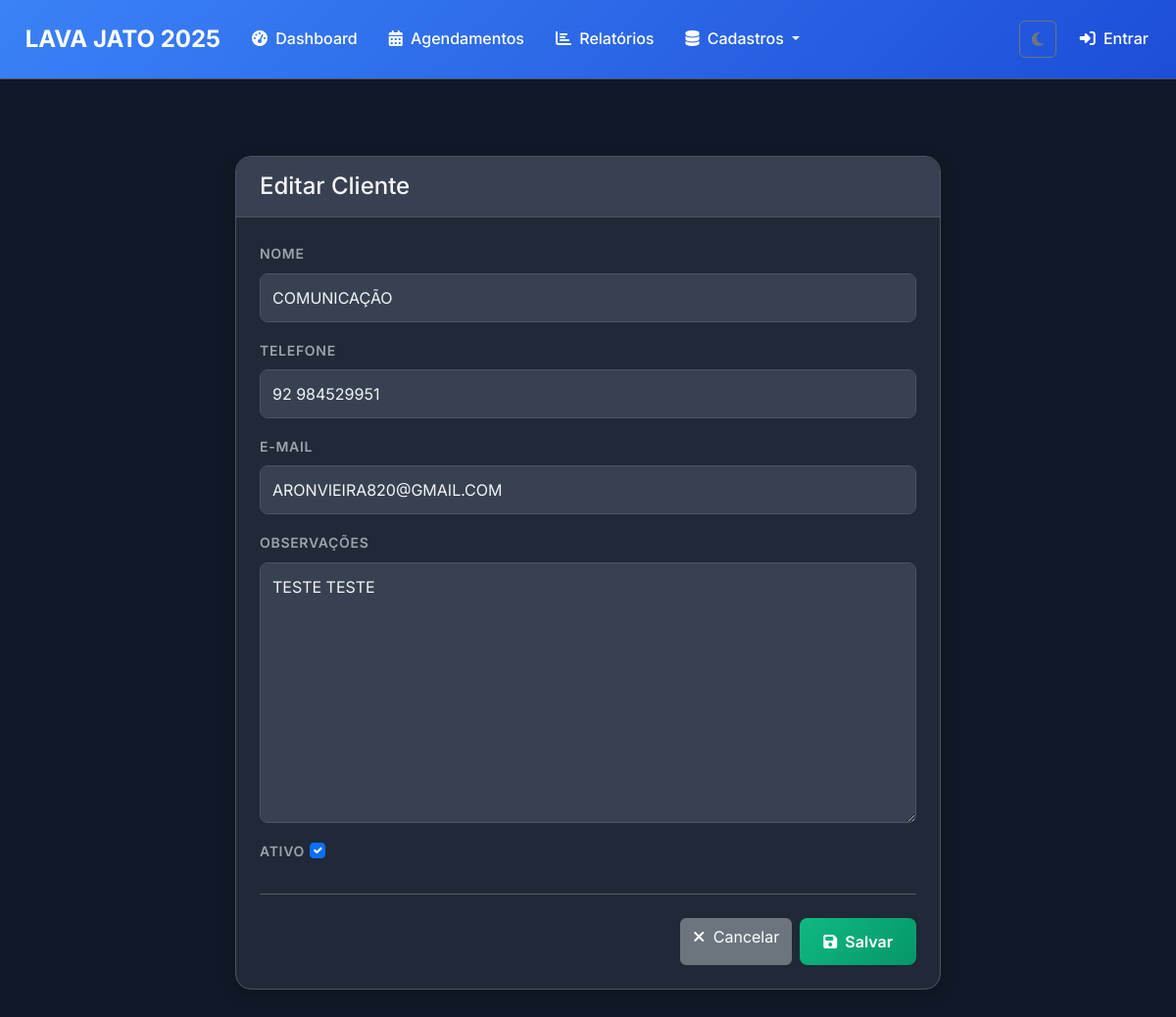
/clientes/5/edit/, run on the app's committed database.
### clientes/models.py (models this page shows, shortened)
class Cliente(models.Model):
    nome = models.CharField('Nome', max_length=200)
    telefone = models.CharField('Telefone', max_length=20, blank=True)
    email = models.EmailField('E-mail', blank=True)
    observacoes = models.TextField('Observações', blank=True)
    ativo = models.BooleanField('Ativo', default=True)
    class Meta:
        verbose_name = 'Cliente'
        verbose_name_plural = 'Clientes'
        ordering = ['nome']

### clientes/views.py (the view)
# urls.py: path("clientes/<int:pk>/edit/", views.cliente_update, name="cliente_update"),
def cliente_update(request, pk):
    cliente = get_object_or_404(Cliente, pk=pk)
    if request.method == 'POST':
        form = ClienteForm(request.POST, instance=cliente)
        if form.is_valid():
            form.save()
            messages.success(request, 'Cliente atualizado com sucesso!')
            return redirect('cliente_list')
    else:
        form = ClienteForm(instance=cliente)
    return render(request, 'clientes/cliente_form.html', {'form': form, 'action': 'Editar Cliente'})

### clientes/forms.py
class ClienteForm(FormStyleMixin, forms.ModelForm):
    class Meta:
        model = Cliente
        fields = '__all__'

### templates/clientes/cliente_form.html (shortened to what this page needs)
{% extends 'base/base.html' %}
{% load static %}
{% block content %}
<div class="container mt-5">
    <div class="row justify-content-center">
        <div class="col-lg-8">
            <div class="card-custom">
                <div class="card-header-custom">
                    <h4 class="mb-0">{{ action }}</h4>
                </div>
                <div class="card-body">
                    <form method="post" novalidate>
                        {% for field in form %}
                            <div class="mb-3">
                                <label for="{{ field.id_for_label }}" class="form-label">{{ field.label }}</label>
                                {{ field }}
                            </div>
                        {% endfor %}
                        <hr class="my-4">
                        <div class="d-flex justify-content-end">
                            <a href="{% url 'cliente_list' %}" class="btn btn-secondary me-2">
                                <i class="fas fa-times me-1"></i>
                                Cancelar
                            </a>
                            <button type="submit" class="btn btn-success-custom">
                                <i class="fas fa-save me-1"></i>
                                Salvar
                            </button>
                        </div>
                    </form>
                </div>
            </div>
        </div>
    </div>
</div>
{% endblock %}

### static/css/base.css (style rules this page uses)
:root { --color-scheme: dark; --primary-color: #3b82f6; --primary-dark: #1d4ed8; --success-color: #10b981; --success-dark: #059669; --warning-color: #f59e0b; --danger-color: #ef4444; --info-color: #3b82f6; --purple-color: #8b5cf6; --gray-color: #6b7280; --background-color: #111827; --card-bg: #1f2937; --card-header-bg: #374151; --input-bg: #374151; --input-focus-bg: #4b5563; --hover-bg: #374151; --text-light: #f3f4f6; --text-muted: #9ca3af; --text-placeholder: #6b7280; --text-white: #ffffff; --border-color: #4b5563; --border-focus-color: #3b82f6; --campo-texto-bg: #4b5563; }
* { margin: 0; padding: 0; box-sizing: border-box; }
body { font-family: 'Inter', sans-serif; background-color: var(--background-color); color: var(--text-light); line-height: 1.6; transition: background-color 0.3s ease, color 0.3s ease; }
h1, h2, h3, h4, h5, h6 { color: var(--text-light); }

### static/css/components.css (style rules this page uses)
.card-custom { margin-top: 30px; background-color: var(--card-bg); border: 1px solid var(--border-color); border-radius: 1rem; padding: 1.5rem; margin-bottom: 2rem; box-shadow: 0 4px 15px rgba(0, 0, 0, 0.2); }
.card-header-custom { background-color: var(--card-header-bg); color: var(--text-light); border-bottom: 1px solid var(--border-color); padding: 1rem 1.5rem; border-radius: 1rem 1rem 0 0; margin: -1.5rem -1.5rem 1.5rem -1.5rem; font-weight: 600; }
.form-label { color: var(--text-muted); font-weight: 600; font-size: 0.875rem; text-transform: uppercase; letter-spacing: 0.05em; }
.form-control, .form-select { background-color: var(--input-bg) !important; border: 1px solid var(--border-color); color: var(--text-light); border-radius: 0.5rem; padding: 0.75rem; transition: all 0.3s ease; }
.form-control::placeholder { color: var(--text-placeholder); }
textarea.form-control { width: 100% !important; max-width: 100%; min-height: 120px; }
.btn-success-custom { background: linear-gradient(135deg, var(--success-color), var(--success-dark)); border: none; color: var(--text-white); padding: 0.75rem 1.5rem; border-radius: 0.5rem; font-weight: 600; transition: all 0.3s ease; }
input.form-control, select.form-select, textarea.form-control { background-color: var(--input-bg) !important; border: 1px solid var(--border-color); color: var(--text-light); border-radius: 0.5rem; padding: 0.75rem; transition: all 0.3s ease; color-scheme: var(--color-scheme); }
input.form-control::placeholder { color: var(--text-placeholder); }

### static/css/pages.css (style rules this page uses)
h1, h2, h3, h4, h5, h6 { color: var(--text-light); }

### data on the page
Cliente: form "COMUNICAÇÃO" "92 984529951" "ARONVIEIRA820@GMAIL.COM" "TESTE TESTE" "☑"

### other printed values
{{ action }} "Editar Cliente"
{{ field.label }} "NOME" "TELEFONE" "E-MAIL" "OBSERVAÇÕES" "ATIVO"
